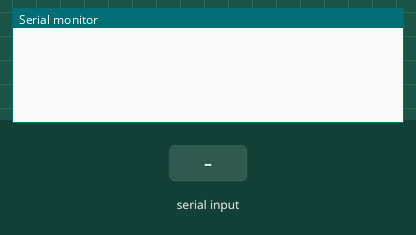
Simulated run of this sketch. Board: Arduino Uno, built with avr-gcc and run on an emulated ATmega328P. Shown: the last lines printed to the serial monitor. Inputs (shaded band) come from the test bench.

Above: at 1.2 s.
1.3 s: "90,45\n" received over Serial
At 2.5 s:
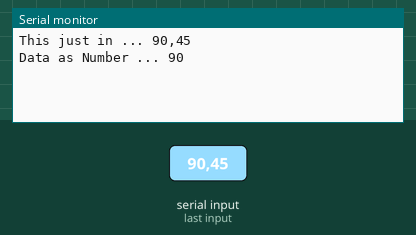
2.8 s: "5\n" received over Serial
At 3.8 s:
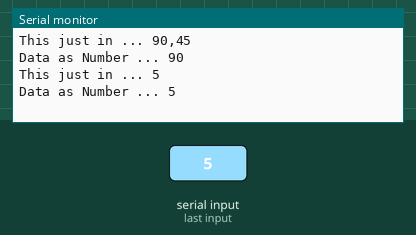

Measured:
- after the input at 1.3 s, the serial monitor: prints a new line at once (image 1)
- after the input at 2.8 s, the serial monitor: prints a new line at once (image 2)

The sketch:

ReceiveNumberFromSerial.ino
```cpp
const byte numChars = 32;
char receivedChars[numChars];
boolean newData = false;
int result = 0;

void setup() {
  Serial.begin(115200);
}

void loop() {
  recvWithEndMarker();
  showNewNumber();
}

void recvWithEndMarker() {
    static byte ndx = 0;
    char endMarker = '\n';
    char rc;

    if (Serial.available() > 0) {
        rc = Serial.read();

        if (rc != endMarker) {
            receivedChars[ndx] = rc;
            ndx++;
            if (ndx >= numChars) {
                ndx = numChars - 1;
            }
        }
        else {
            receivedChars[ndx] = '\0'; // terminate the string
            ndx = 0;
            newData = true;
        }
    }
}

void showNewNumber() {
    if (newData == true) {
        result = atoi(receivedChars);
        Serial.print("This just in ... ");
        Serial.println(receivedChars);
        Serial.print("Data as Number ... ");
        Serial.println(result);
        newData = false;
    }
}
```
